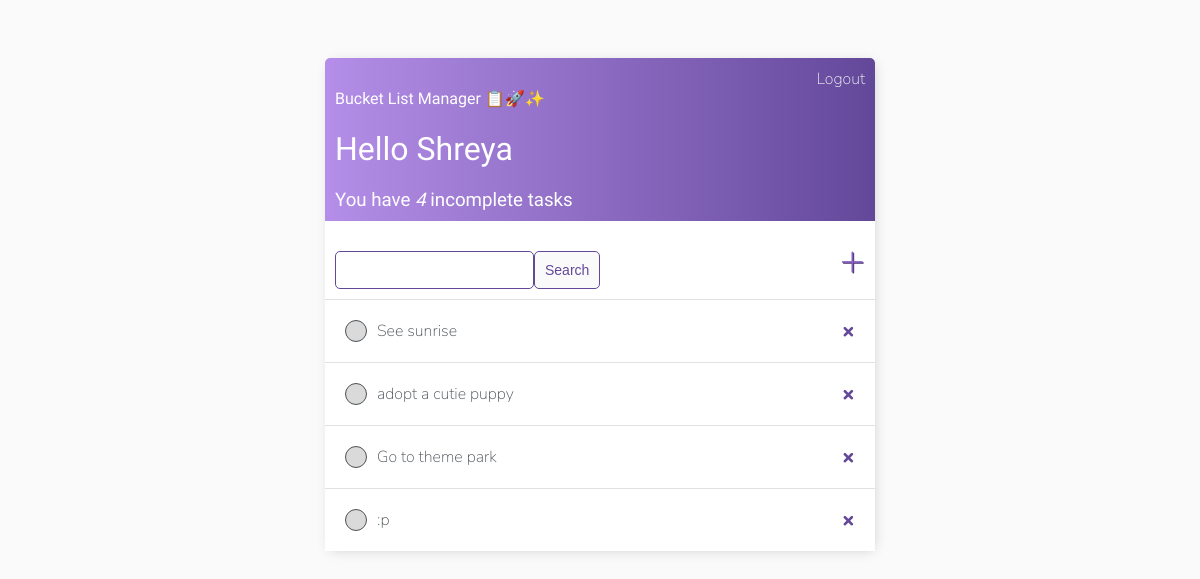
The app's page / (signed in), older data.
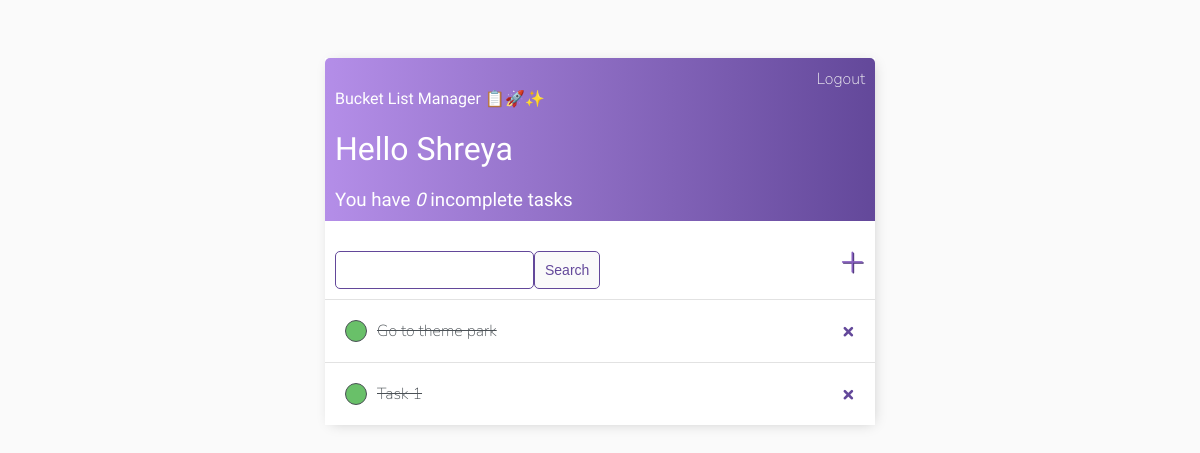
The same page, newer data.
### base/models.py (models this page shows)
class Task(models.Model):
    user = models.ForeignKey(User, on_delete = models.CASCADE)
    title = models.CharField(max_length = 200)
    desc = models.TextField(null = True, blank = True)
    is_complete = models.BooleanField(default = False)
    created = models.DateTimeField(auto_now_add = True)
    def __str__(self):
        return self.title
    class Meta:
        ordering = ['is_complete']

### base/views.py (the view)
# urls.py: path('', TaskList.as_view(), name='tasks'),
class TaskList(LoginRequiredMixin, ListView):
    model = Task
    template_name = 'base/task_list.html' #to set the template to be displayed
    context_object_name = 'tasks'
    def get_context_data(self, **kwargs): #we are overriding already exisiting function here to set the context, which is a dictionary and we're giving the key as task and setting value by filtering out what the user has alone
        context = super().get_context_data(**kwargs)
        context['tasks'] = context['tasks'].filter(user=self.request.user)
        context['count'] = context['tasks'].filter(is_complete=False).count()
        search_input = self.request.GET.get('search-area') or ''
        if search_input:
            context['tasks'] = context['tasks'].filter(title__icontains = search_input) #title__icontains
        context['search_input'] = search_input
        return context

### base/templates/base/task_list.html
{% extends 'base/main.html' %}
{% block content %}
<div class="header-bar">
    <div>
        <h4>Bucket List Manager 📋🚀✨</h4>
        <h1>Hello {{ request.user|title }}</h1>
        <h3 style="margin: 0;">You have <i>{{ count }}</i> incomplete task{{ count|pluralize:"s" }}</h3>
    </div>
    {% if request.user.is_authenticated %}
        <a href="{% url 'logout' %}">Logout</a>
    {% else %}
        <a href="{% url 'login' %}">Login</a>
    {% endif %}
</div>
<div id="search-add-wrapper">
    <form method="get" style="margin-top: 20px; display: flex;">
        <input type="text" name="search-area" value="{{ search_input }}">
        <input class="button" type="submit" value="Search">
    </form>
    <a id="add-link" href="{% url 'task-create' %}">&#x2b;</a>
</div>
<div class="task-items-wrapper">
    {% for task in tasks %}
        <div class="task-wrapper">
            {% if task.is_complete %}
                <div class="task-title">
                    <div class="task-complete-icon"></div>
                    <a href="{% url 'task-update' task.id %}"> <span class="completed-task"> {{ task }} </span></a>
                </div>
                <a class="delete-link" href="{% url 'task-delete' task.id %}">&#215;</a>
            {% else %}
                <div class="task-title">
                    <div class="task-incomplete-icon"></div>
                    <a href="{% url 'task-update' task.id %}"> {{ task }} </a>
                </div>
                <a class="delete-link" href="{% url 'task-delete' task.id %}">&#215;</a>
            {% endif %}
        </div>
    {% empty %}
        <h3>No items in list</h3>
    {% endfor %}
{% endblock content %}

### base/templates/base/main.html (shortened to what this page needs)
<!DOCTYPE html>
<html lang="en">
<head>
</head>
<body>
    <div class="container">
        {% block content %}
        {% endblock content %}
    </div>
</body>
</html>

### base/templates/base/main.html (style rules this page uses)
body { background-color: #FAFAFA; font-family: "Nunito", sans-serif; font-weight: 200; padding-top: 50px; }
h1, h2, h3, h4, h5, h6 { font-family: 'Raleway', sans-serif; font-weight: 500; }
a, p { color: #4b5156; }
.container { max-width: 550px; margin: auto; background-color: #fff; --webkit-box-shadow: 2px 2px 13px -4px rgba(0, 0, 0, 0.21); box-shadow: 2px 2px 13px -4px rgba(0, 0, 0, 0.21); }
.header-bar { display: flex; justify-content: space-between; color: #fff; padding: 10px; border-radius: 5px 5px 0 0; background: linear-gradient(90deg, #b48ee8 0%, #63489a 100%); }
.header-bar a { color: rgb(247, 247, 247); text-decoration: none; }
.completed-task { text-decoration: line-through; }
.task-wrapper { display: flex; align-items: center; justify-content: space-between; padding: 20px; background-color: #fff; border-top: 1px solid rgb(226, 226, 226); }
.task-title { display: flex; }
.task-title a { text-decoration: none; color: #4b5156; margin-left: 10px; }
.task-complete-icon { height: 20px; width: 20px; background-color: rgb(105, 192, 105); border-radius: 50%; border: 0.5px solid #4b5156; }
.delete-link { text-decoration: none; font-weight: 900; color: #63489a; font-size: 22px; line-height: 0; }
#search-add-wrapper { display: flex; justify-content: space-between; align-items: center; padding: 10px; }
#add-link { color: #865ebf; text-decoration: none; font-size: 42px; text-shadow: 1px 1px #4d3777; }
input[type=text], input[type=password], textarea { border: 1px solid; border-radius: 5px; padding: 10px; width: 90%; border-color: #63489a; }
.button { border: 1px solid #63489a; background-color: #FAFAFA; color: #63489a; padding: 10px; font-size: 14px; border-radius: 5px; cursor: pointer; text-decoration: none; }

Row changes from the older to the newer data that the page shows:
removed Task: title "See sunrise"
removed Task: title "adopt a cutie puppy"
removed Task: title ":p"
changed Task "Go to theme park": is_complete False → True (drawn)
added Task: title "Task 1"
Text that changed along with them:
{{ count }}: "4" → "0"
